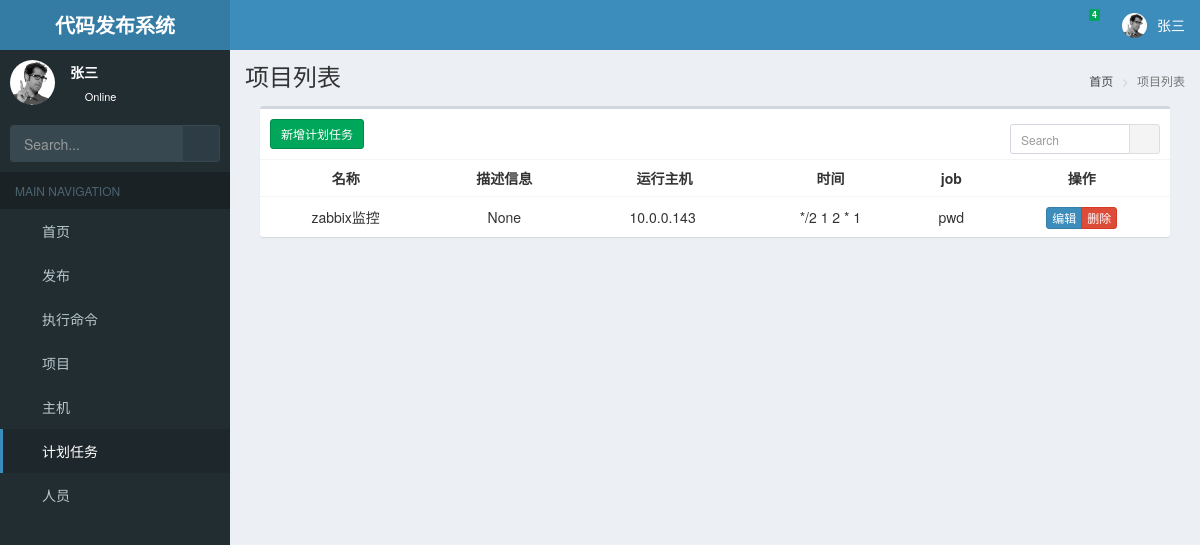
The page /cronall/ (signed in) on the database its author committed.
### web/models.py (models this page shows, shortened)
class UserProfile(models.Model):
    name = models.CharField(verbose_name="用户名称", max_length=200)
    email = models.CharField(verbose_name="邮箱地址", max_length=200)
    password = models.CharField(verbose_name="密码", max_length=200)
    role = models.CharField(verbose_name='角色', choices=(("0", "开发"), ("1", "测试"), ("2", '运维')), default="0",
                            max_length=10)
    isAdmin = models.CharField(verbose_name='管理员', choices=(("0", "Admin"), ("1", "普通")), default="1",
                            max_length=10)
    create_time = models.DateTimeField("创建时间", auto_now_add=True)
    phone=models.CharField(verbose_name='手机号',blank=True,null=True,max_length=11)
    class Meta:
        ordering = ['-create_time']

class Cron(models.Model):
    name = models.CharField(verbose_name="计划名称", unique=True, max_length=64)
    note = models.CharField(verbose_name="计划描述", null=True, blank=True, max_length=256)
    host = models.ManyToManyField(Host, verbose_name="任务机器", max_length=500)
    user = models.CharField(verbose_name="执行用户", null=True, blank=True, default='root', max_length=256)
    job = models.CharField(verbose_name="计划", max_length=64)
    time = models.CharField(verbose_name="计划任务执行的时间", max_length=64)
    create_time = models.DateTimeField("创建时间", auto_now_add=True)
    create_user = models.ForeignKey(UserProfile, verbose_name="创建者")
    class Meta:
        ordering = ['-create_time']

class Host(models.Model):
    Seetings = (
        ("0", '开发'),
        ("1", "测试"),
        ("2", "准生产"),
        ("3", "生产")
    )
    Type = (
        ("0", "nginx"),
        ("1", "other")
    )
    name = models.CharField(verbose_name="主机名", max_length=200, unique=True)
    hostip = models.GenericIPAddressField(verbose_name='主机ip地址')
    settings = models.CharField(
        verbose_name='环境',
        choices=Seetings,
        default="0", max_length=20)
    type = models.CharField(verbose_name="类型", choices=Type, default="1", max_length=20)
    ssh_port=models.CharField(verbose_name="ssh端口",default=22,max_length=10)

### web/cron.py (the view)
# urls.py: url(r'^cronall/$', cronall, name='cronall'),
def cronall(request):
    name = request.GET.get('table_search', '')
    cronall = Cron.objects.filter(name__contains=name)
    return TemplateResponse(request, 'cronall.html', {"page_title": "项目列表", 'crons': cronall})

### utils/auth.py (called while the page is built)
    def process_request(self, request):
        if request.path_info.startswith('/admin/'):
            return
        if request.path_info in [reverse('login')]:
            return
        pk = request.session.get('user_id')
        user = models.UserProfile.objects.filter(pk=pk).first()
        if user:
            request.account = user
        else:
            return redirect(reverse('login'))

    def process_template_response(self,request,response):
        response.context_data.update({'user':request.account})
        return response

### templates/cronall.html (shortened to what this page needs)
{% extends 'master/base.html' %}
{% block content %}
    <div class="col-xs-12">
        <div class="box">
            <div class="box-header">
                <a href="{% url 'createcron' %}" class="btn btn-sm btn-success add-btn">新增计划任务</a>
                <form class="box-tools">
                    <div class="input-group input-group-sm" style="width: 150px;">
                        <input type="text" name="table_search" class="form-control pull-right" placeholder="Search">
                        <div class="input-group-btn">
                            <button type="submit" class="btn btn-default"><i class="fa fa-search"></i></button>
                        </div>
                    </div>
                </form>
            </div>
            <div class="box-body table-responsive no-padding">
                <table class="table table-hover text-center">
                    <tr>
                        <th>名称</th>
                        <th>描述信息</th>
                        <th>运行主机</th>
                        <th>时间</th>
                        <th>job</th>
                        <th>操作</th>
                    </tr>
                    {% for c in crons %}
                        <tr>
                            <td>{{ c.name }}</td>
                            <td>{{ c.note }}</td>
                            <td>
                                {% for h in c.host.all %}
                                    {{ h.hostip }}&nbsp;
                                {% endfor %}
                            </td>
                            <td>{{ c.time }}</td>
                            <td>{{ c.job }}</td>
                            <td>
                                <div class="btn-group">
                                    <a type="button" href="{% url 'editcron' c.pk %}"
                                       class="edit-btn btn btn-primary btn-xs">编辑</a>
                                    <a type="button" href="#" data-url="{% url 'delcron' c.pk %}"
                                       class="btn del-btn btn-danger btn-xs">删除</a>
                                </div>
                            </td>
                        </tr>
                    {% endfor %}
                </table>
            </div>
        </div>
    </div>
{% endblock %}

### templates/master/header.html (shortened to what this page needs)
{% load static %}
<header class="main-header">
  <a href="/" class="logo">
    <span class="logo-lg"><b>代码发布系统</b></span>
  </a>
  <nav class="navbar navbar-static-top">
    <a href="#" class="sidebar-toggle" data-toggle="push-menu" role="button">
    </a>
    <div class="navbar-custom-menu">
      <ul class="nav navbar-nav">
        <li class="dropdown messages-menu">
          <a href="#" class="dropdown-toggle" data-toggle="dropdown">
            <i class="fa fa-envelope-o"></i>
            <span class="label label-success">4</span>
          </a>
        </li>
        <li class="dropdown user user-menu">
          <a href="#" class="dropdown-toggle" data-toggle="dropdown">
              <img src="{% static 'AdminLTE/img/user2-160x160.jpg' %}" class="user-image" alt="User Image">
            <span class="hidden-xs">{{ user.name }}</span>
          </a>
        </li>
      </ul>
    </div>
  </nav>
</header>

### templates/master/sidebar.html (shortened to what this page needs)
{% load static %}
<aside class="main-sidebar">
    <section class="sidebar">
        <div class="user-panel">
            <div class="pull-left image">
                <img src="{% static 'AdminLTE/img/user2-160x160.jpg' %}" class="img-circle" alt="User Image">
            </div>
            <div class="pull-left info">
                <p>{{ user.name }}</p>
                <a href="#"><i class="fa fa-circle text-success"></i> Online</a>
            </div>
        </div>
        <form action="#" method="get" class="sidebar-form">
            <div class="input-group">
                <input disabled type="text" name="q" class="form-control" placeholder="Search...">
                <span class="input-group-btn">
              <button disabled type="submit" name="search" id="search-btn" class="btn btn-flat"><i
                      class="fa fa-search"></i>
              </button>
            </span>
            </div>
        </form>
        <ul class="sidebar-menu" data-widget="tree">
            <li class="header">MAIN NAVIGATION</li>
            <li id="dashboard"><a href="#"><i class="fa fa-dashboard"></i> <span>首页</span></a></li>
            <li id="menu_issue" class="treeview">
                <a href="#">
                    <i class="fa fa-server"></i> <span>发布</span>
                    <span class="pull-right-container">
              <i class="fa fa-angle-left pull-right"></i>
            </span>
                </a>
            </li>
            <li id="command"><a href="{% url 'commall' %}"><i class="fa fa-file-code-o"></i> <span>执行命令</span></a></li>
            <li id="project"><a href="{% url 'teamall' %}"><i class="fa fa-share-alt"></i> <span>项目</span></a></li>
            <li id="hosts"><a href="{% url 'hostall' %}"><i class="fa fa-server"></i> <span>主机</span></a></li>
            <li id="crons"><a href="{% url 'cronall' %}"><i class="fa fa-safari"></i> <span>计划任务</span></a></li>
            {% if user.isAdmin == "0" %}
                <li id="users"><a href="{% url 'userall' %}"><i class="fa fa-user"></i> <span>人员</span></a></li>
            {% endif %}
        </ul>
    </section>
</aside>

### rows shown on the page
UserProfile: name "张三"
Cron: name "zabbix监控", note "None", time "*/2 1 2 * 1", job "pwd"
Host: hostip "10.0.0.143"

### other values the page prints
{{ page_title }} "项目列表"
